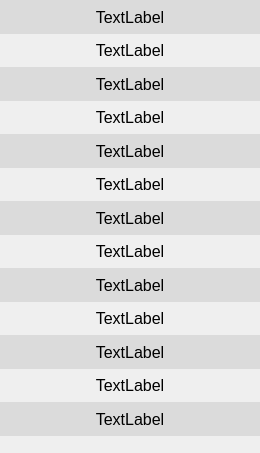
             <widget class="QWidget" name="scrollAreaWidgetContents_right">
              <property name="geometry">
               <rect>
                <x>0</x>
                <y>0</y>
                <width>260</width>
                <height>453</height>
               </rect>
              </property>
              <layout class="QGridLayout" name="gridLayout_right">
               <property name="leftMargin">
                <number>0</number>
               </property>
               <property name="topMargin">
                <number>0</number>
               </property>
               <property name="rightMargin">
                <number>0</number>
               </property>
               <property name="bottomMargin">
                <number>0</number>
               </property>
               <property name="spacing">
                <number>0</number>
               </property>
               <item row="0" column="0">
                <widget class="QLabel" name="label_max_params_date">
                 <property name="font">
                  <font>
                   <family>Arial</family>
                   <pointsize>12</pointsize>
                  </font>
                 </property>
                 <property name="styleSheet">
                  <string notr="true">QLabel{
	border-radius:0px;
	background-color: rgb(219, 219, 219);
}
</string>
                 </property>
                 <property name="text">
                  <string>TextLabel</string>
                 </property>
                 <property name="alignment">
                  <set>Qt::AlignCenter</set>
                 </property>
                 <property name="margin">
                  <number>10</number>
                 </property>
                </widget>
               </item>
               <item row="1" column="0">
                <widget class="QLabel" name="label_max_params_time">
                 <property name="font">
                  <font>
                   <family>Arial</family>
                   <pointsize>12</pointsize>
                  </font>
                 </property>
                 <property name="text">
                  <string>TextLabel</string>
                 </property>
                 <property name="alignment">
                  <set>Qt::AlignCenter</set>
                 </property>
                 <property name="margin">
                  <number>10</number>
                 </property>
                </widget>
               </item>
               <item row="3" column="0">
                <widget class="QLabel" name="label_max_params_signallength">
                 <property name="font">
                  <font>
                   <family>Arial</family>
                   <pointsize>12</pointsize>
                  </font>
                 </property>
                 <property name="text">
                  <string>TextLabel</string>
                 </property>
                 <property name="alignment">
                  <set>Qt::AlignCenter</set>
                 </property>
                 <property name="margin">
                  <number>10</number>
                 </property>
                </widget>
               </item>
               <item row="2" column="0">
                <widget class="QLabel" name="label_max_params_srok">
                 <property name="font">
                  <font>
                   <family>Arial</family>
                   <pointsize>12</pointsize>
                  </font>
                 </property>
                 <property name="styleSheet">
                  <string notr="true">QLabel{
	border-radius:0px;
	background-color: rgb(219, 219, 219);
}
</string>
                 </property>
                 <property name="text">
                  <string>TextLabel</string>
                 </property>
                 <property name="alignment">
                  <set>Qt::AlignCenter</set>
                 </property>
                 <property name="margin">
                  <number>10</number>
                 </property>
                </widget>
               </item>
               <item row="4" column="0">
                <widget class="QLabel" name="label_max_params_accel">
                 <property name="font">
                  <font>
                   <family>Arial</family>
                   <pointsize>12</pointsize>
                  </font>
                 </property>
                 <property name="styleSheet">
                  <string notr="true">QLabel{
	border-radius:0px;
	background-color: rgb(219, 219, 219);
}
</string>
                 </property>
                 <property name="text">
                  <string>TextLabel</string>
                 </property>
                 <property name="alignment">
                  <set>Qt::AlignCenter</set>
                 </property>
                 <property name="margin">
                  <number>10</number>
                 </property>
                </widget>
               </item>
               <item row="6" column="0">
                <widget class="QLabel" name="label_max_params_amp_osc">
                 <property name="font">
                  <font>
                   <family>Arial</family>
                   <pointsize>12</pointsize>
                  </font>
                 </property>
                 <property name="styleSheet">
                  <string notr="true">QLabel{
	border-radius:0px;
	background-color: rgb(219, 219, 219);
}
</string>
                 </property>
                 <property name="text">
                  <string>TextLabel</string>
                 </property>
                 <property name="alignment">
                  <set>Qt::AlignCenter</set>
                 </property>
                 <property name="margin">
                  <number>10</number>
                 </property>
                </widget>
               </item>
               <item row="7" column="0">
                <widget class="QLabel" name="label_max_params_STV">
                 <property name="font">
                  <font>
                   <family>Arial</family>
                   <pointsize>12</pointsize>
                  </font>
                 </property>
                 <property name="text">
                  <string>TextLabel</string>
                 </property>
                 <property name="alignment">
                  <set>Qt::AlignCenter</set>
                 </property>
                 <property name="margin">
                  <number>10</number>
                 </property>
                </widget>
               </item>
               <item row="5" column="0">
                <widget class="QLabel" name="label_max_params_decel">
                 <property name="font">
                  <font>
                   <family>Arial</family>
                   <pointsize>12</pointsize>
                  </font>
                 </property>
                 <property name="text">
                  <string>TextLabel</string>
                 </property>
                 <property name="alignment">
                  <set>Qt::AlignCenter</set>
                 </property>
                 <property name="margin">
                  <number>10</number>
                 </property>
                </widget>
               </item>
               <item row="9" column="0">
                <widget class="QLabel" name="label_max_params_douz">
                 <property name="font">
                  <font>
                   <family>Arial</family>
                   <pointsize>12</pointsize>
                  </font>
                 </property>
                 <property name="text">
                  <string>TextLabel</string>
                 </property>
                 <property name="alignment">
                  <set>Qt::AlignCenter</set>
                 </property>
                </widget>
               </item>
               <item row="8" column="0">
                <widget class="QLabel" name="label_max_params_LTV">
                 <property name="font">
                  <font>
                   <family>Arial</family>
                   <pointsize>12</pointsize>
                  </font>
                 </property>
                 <property name="styleSheet">
                  <string notr="true">QLabel{
	border-radius:0px;
	background-color: rgb(219, 219, 219);
}
</string>
                 </property>
                 <property name="text">
                  <string>TextLabel</string>
                 </property>
                 <property name="alignment">
                  <set>Qt::AlignCenter</set>
                 </property>
                </widget>
               </item>
               <item row="13" column="0">
                <spacer name="verticalSpacer_right">
                 <property name="orientation">
                  <enum>Qt::Vertical</enum>
                 </property>
                 <property name="sizeType">
                  <enum>QSizePolicy::Fixed</enum>
                 </property>
                 <property name="sizeHint" stdset="0">
                  <size>
                   <width>20</width>
                   <height>17</height>
                  </size>
                 </property>
                </spacer>
               </item>
               <item row="10" column="0">
                <widget class="QLabel" name="label_max_params_fisher">
                 <property name="font">
                  <font>
                   <family>Arial</family>
                   <pointsize>12</pointsize>
                  </font>
                 </property>
                 <property name="styleSheet">
                  <string notr="true">QLabel{
	border-radius:0px;
	background-color: rgb(219, 219, 219);
}
</string>
                 </property>
                 <property name="text">
                  <string>TextLabel</string>
                 </property>
                 <property name="alignment">
                  <set>Qt::AlignCenter</set>
                 </property>
                </widget>
               </item>
               <item row="11" column="0">
                <widget class="QLabel" name="label_max_params_CHSS">
                 <property name="font">
                  <font>
                   <family>Arial</family>
                   <pointsize>12</pointsize>
                  </font>
                 </property>
                 <property name="text">
                  <string>TextLabel</string>
                 </property>
                 <property name="alignment">
                  <set>Qt::AlignCenter</set>
                 </property>
                </widget>
               </item>
               <item row="12" column="0">
                <widget class="QLabel" name="label_max_params_bazal">
                 <property name="font">
                  <font>
                   <family>Arial</family>
                   <pointsize>12</pointsize>
                  </font>
                 </property>
                 <property name="styleSheet">
                  <string notr="true">QLabel{
	border-radius:0px;
	background-color: rgb(219, 219, 219);
}
</string>
                 </property>
                 <property name="text">
                  <string>TextLabel</string>
                 </property>
                 <property name="alignment">
                  <set>Qt::AlignCenter</set>
                 </property>
                </widget>
               </item>
              </layout>
             </widget>
